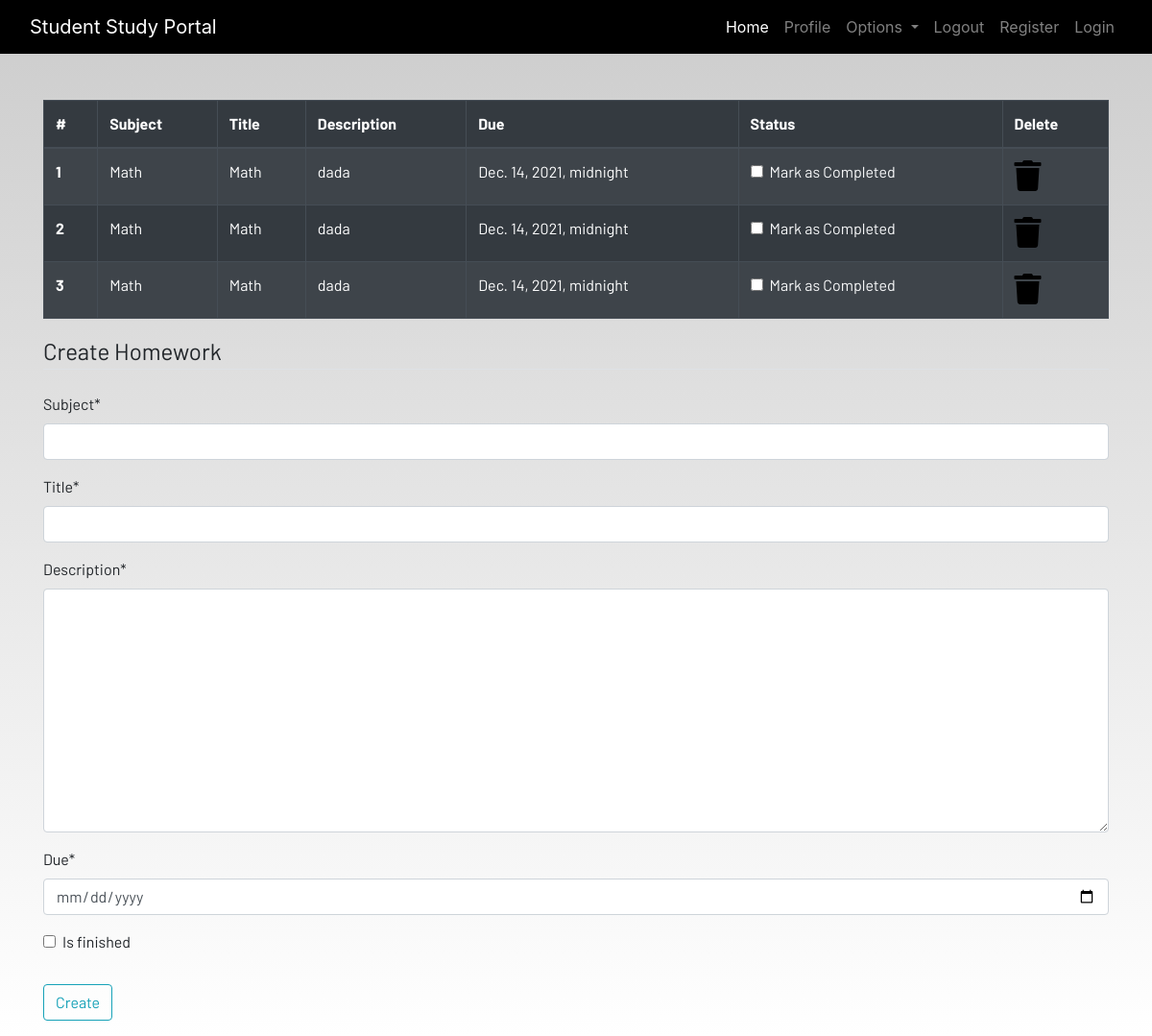
/homework (signed in), run on an earlier commit of the app's database.
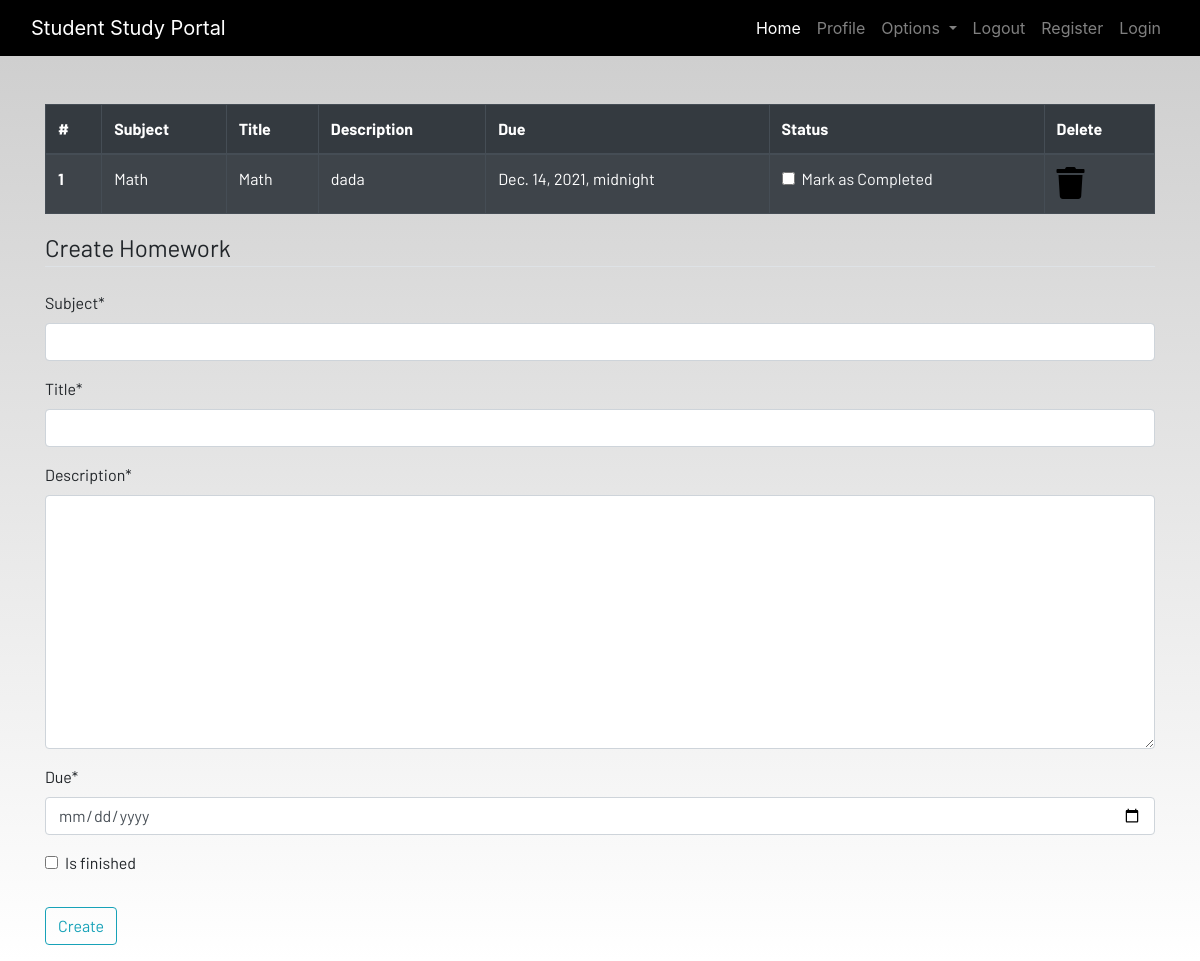
And on a later commit of the database.
### dashboard/models.py (models this page shows, shortened)
class Homework(models.Model):
  user= models.ForeignKey(User,on_delete=models.CASCADE)
  subject = models.CharField(max_length=45)
  title = models.CharField(max_length=45)
  description = models.TextField()
  due = models.DateTimeField()
  is_finished=models.BooleanField(default=False)

### dashboard/views.py (the view)
# urls.py: path('homework', views.add_homework,name='homework'),
def add_homework(request):
     if request.method == "POST":
          form = HomeworkForm(request.POST)
          if form.is_valid():
               try:
                    finished = request.POST['is_finished']
                    if finished == 'on':
                         finished=True
                    else:
                         finished=False
               except:
                    finished=False
               homework=Homework(
                     user=request.user,
                     subject=request.POST['subject'],
                     title=request.POST['title'],
                     description=request.POST['description'],
                     due=request.POST['due'],
                     is_finished=finished
               )
               homework.save()
     else:
          form = HomeworkForm()
     homework = Homework.objects.filter(user=request.user)
     if len(homework) == 0:
          homework_done = True
     else:
          homework_done = False
     context={ 'homeworks':homework,
               'homeworks_done':homework_done,
               'form':form,}
     return render(request,'dashboard/homework.html', context)

### dashboard/forms.py
class HomeworkForm(forms.ModelForm):
  class Meta:
    model = Homework
    widgets = {'due':DateInput()}
    fields = ['subject','title','description','due','is_finished']

### dashboard/templates/dashboard/homework.html (shortened to what this page needs)
{% extends 'dashboard/base.html' %}
{% load static %}
{% load crispy_forms_tags %}
{% block content %}
<div class="container">
    {% if not homework_done %}
    <table class="table table-striped table-bordered table-hover table-dark">
        <thead>
            <tr>
                <th scope="col">#</th>
                <th scope="col">Subject</th>
                <th scope="col">Title</th>
                <th scope="col">Description</th>
                <th scope="col">Due</th>
                <th scope="col">Status</th>
                <th scope="col">Delete</th>
            </tr>
        </thead>
        <tbody>
            <tr>
            {% for homework in homeworks %}
                <th scope="row">{{ forloop.counter }}</th>
                <td>{{homework.subject}}</td>
                <td>{{homework.title}}</td>
                <td>{{homework.description}}</td>
                <td>{{homework.due}}</td>
                <td>
                    <a href="{% url 'update-homework' homework.id%}">
                        <div class="form-check">
                             {% if homework.is_finished == True %}
                              <input class="form-check-input" type="checkbox" value="" checked>
                            {% else %}
                            <input class="form-check-input" type="checkbox" value="">
                            {% endif %}
                            <label class="form-check-label text-light" for="flexCheckDefault">
                                Mark as Completed
                            </label>
                        </div>
                    </a>
                </td>
                <td><a href="{% url 'delete_homework' homework.id%}"><i class="fa fa-trash fa-2x"></i></a></td>
            </tr>
            {% endfor %}
        </tbody>
    </table>
    {% else %}
    <h4>All homeworks are completed!! Create to have more!!</h4>
{% endif %}
</div>
<div class=" container">
    <form method="POST">
        <fieldset class="form-group">
            <legend class="border-bottom mb-4">Create Homework</legend>
             {{form|crispy}}
        </fieldset>
        <div class="form-group">
            <button href="" class="btn btn-outline-info" type="submit">
                Create
            </button>
        </div>
    </form>
</div>
{% endblock content %}

What changed in the data, as far as the page shows it:
removed Homework: subject "Math", title "Math", description "dada", due "Dec. 14, 2021, midnight"
removed Homework: subject "Math", title "Math", description "dada", due "Dec. 14, 2021, midnight"
